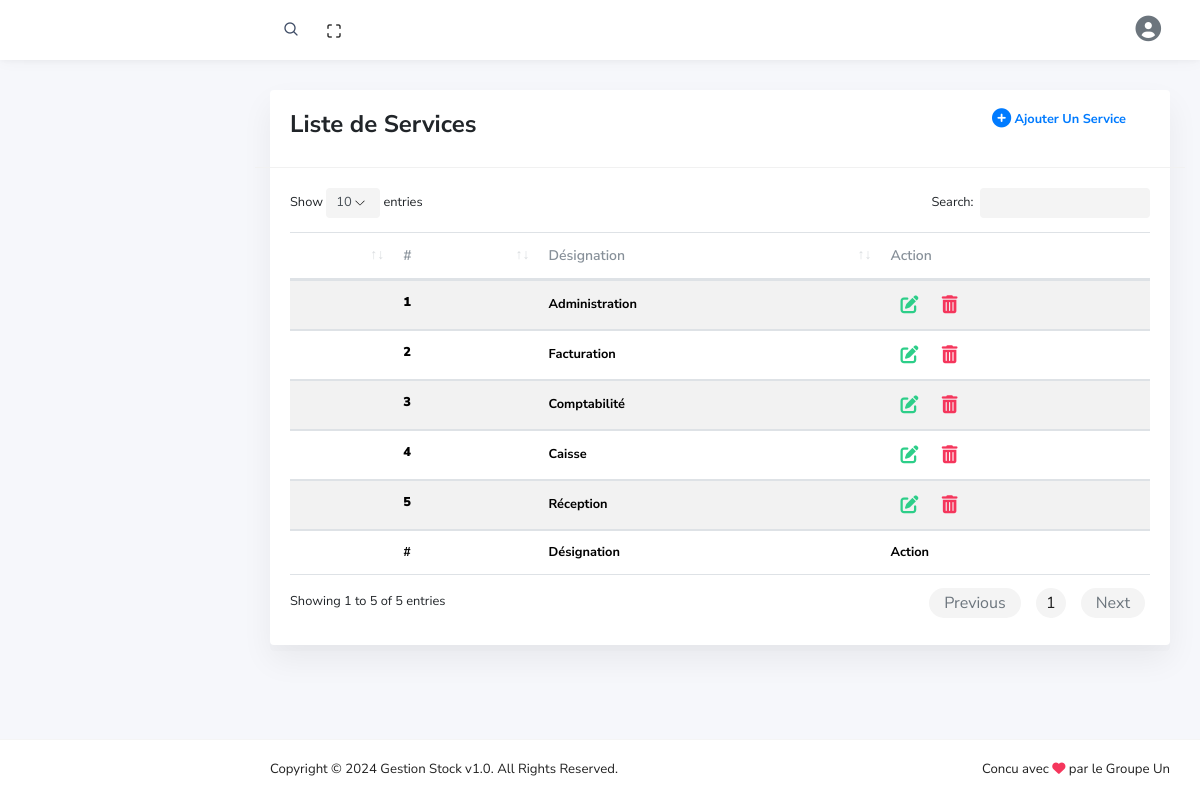
The page /page/Services.php (signed in) on the database as committed earlier.
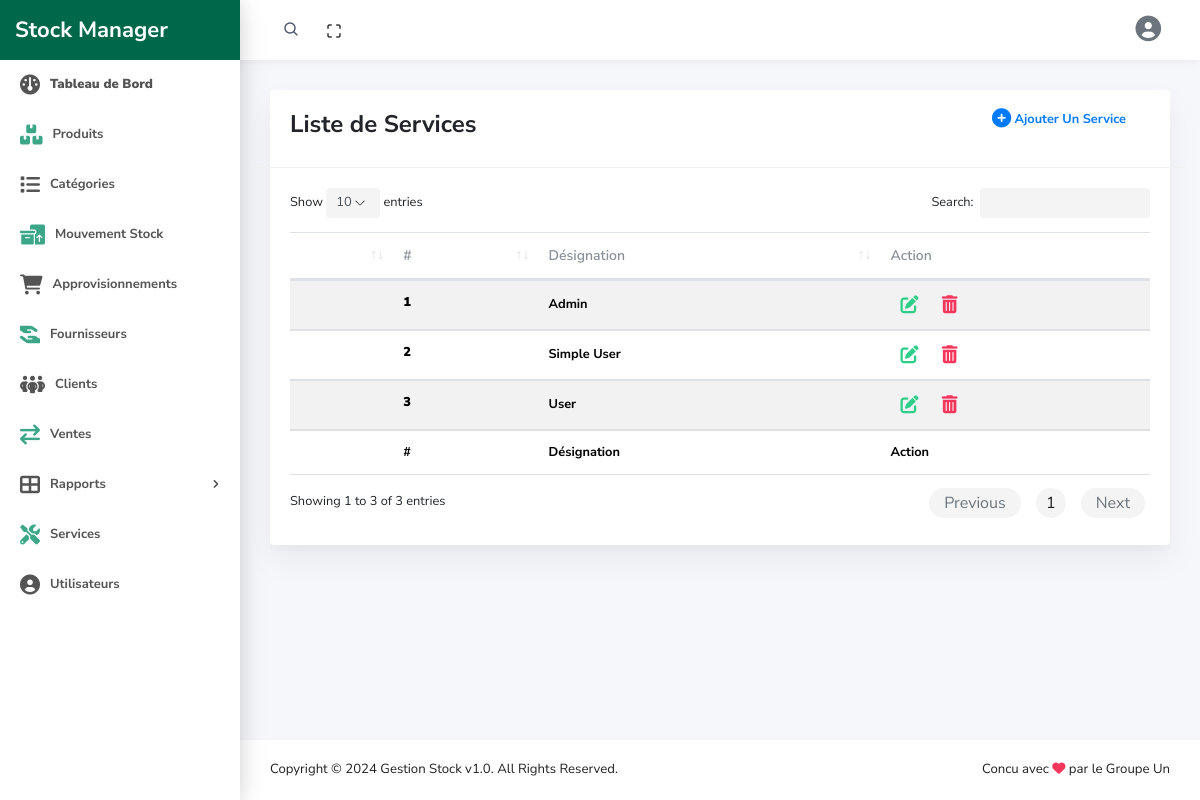
The same page on the database as committed later.
### tables this page shows
CREATE TABLE `tservice` (
  `CODESERVICE` int(11) NOT NULL,
  `DESIGNATION` varchar(50) DEFAULT NULL
);

### Model/ClsService.php (called while the page is built, shortened)
<?php
class services
{
    public function afficher()
    {
        $con = new db_connection();
        $connect = $con->openconnection();
        try {
            $stmt = $connect->prepare("SELECT * FROM `tservice`");
            $stmt->execute();
            return $stmt->fetchAll();
        } catch (Exception $e) {
            return $e->getMessage();
        }
    }
}

### page/Services.php (the view, shortened to what this page needs)
<!doctype html>
<html class="no-js" lang="en">
<head>
    <?php
    include '../include/head.php';
    require('../Model/ClsService.php');
    $data = new services();
    $all = $data->afficher();
    ?>
</head>
<body>
    <div class="wrapper">
        <header class="header-top" header-theme="light">
            <?php
            include('../include/header.php');
            ?>
        </header>
        <div class="page-wrap">
            <?php
            include('../include/sidebar.php');
            ?>
            <div class="main-content">
                <div class="container-fluid">
                    <div class="card">
                        <div class="card-header row">
                            <div class="col col-sm-12">
                                <div class="card-options d-inline-block">
                                    <h4><b>Liste de Services</b></h4>
                                </div>
                                <div class=" float-right px-4">
                                    <a class="text-primary" href="" data-toggle="modal" data-target="#exampleModalCenter"> <span><b>Ajouter
                                                Un Service</b>
                                        </span></a>
                                </div>
                            </div>
                        </div>
                        <div class="card-body">
                            <div class=" table-responsive">
                                <table id="order-table" class="table table-striped  nowrap">
                                    <thead>
                                        <tr>
                                            <th></th>
                                            <th>#</th>
                                            <th>Désignation</th>
                                            <th>Action</th>
                                        </tr>
                                    </thead>
                                    <tbody>
                                        <?php
                                        $numero = 1;
                                        foreach ($all as $key => $val) {
                                        ?>
                                            <tr>
                                                <th></th>
                                                <th scope="row"><b><?= $numero ?></b></th>
                                                <td><b><?= $val['DESIGNATION'] ?></b></td>
                                                <td><span data-id='<?= $val['CODESERVICE'] ?>' class="badge elementinfo "></span>
                                                    <span data-id='<?= $val['CODESERVICE'] ?>' class="badge elementinfo "></span>
                                                </td>
                                            </tr>
                                        <?php
                                            $numero++;
                                        }
                                        ?>
                                    </tbody>
                                    <tfoot>
                                        <tr>
                                            <th></th>
                                            <th>#</th>
                                            <th>Désignation</th>
                                            <th>Action</th>
                                        </tr>
                                    </tfoot>
                                </table>
                            </div>
                        </div>
                    </div>
                </div>
            </div>
            <?php
            include('../include/footer.php');
            ?>
        </div>
    </div>
</body>
</html>

### include/head.php (shortened to what this page needs)
<link rel="stylesheet" href="https://cdn.jsdelivr.net/npm/bootstrap@5.3.3/dist/css/bootstrap.min.css">
<link rel="stylesheet" href="../plugins/bootstrap/dist/css/bootstrap.min.css">
<link rel="stylesheet" href="../plugins/fontawesome/css/all.min.css">
<link rel="stylesheet" href="../plugins/ionicons/dist/css/ionicons.min.css">
<link rel="stylesheet" href="../plugins/icon-kit/dist/css/iconkit.min.css">
<link rel="stylesheet" href="../plugins/perfect-scrollbar/css/perfect-scrollbar.css">
<link rel="stylesheet" href="../plugins/datatables.net-bs4/css/dataTables.bootstrap4.min.css">
<link rel="stylesheet" href="../dist/css/theme.min.css">

### include/header.php (shortened to what this page needs)
<div class="container-fluid">
    <div class="d-flex justify-content-between">
        <div class="top-menu d-flex align-items-center">
            <div class="header-search">
                <div class="input-group">
                    <input type="text" class="form-control">
                    <span class="input-group-addon search-btn"><i class="ik ik-search"></i></span>
                </div>
            </div>
            <button type="button" id="navbar-fullscreen" class="nav-link"><i class="ik ik-maximize"></i></button>
        </div>
        <div class="top-menu d-flex align-items-center">
            <div class="dropdown mr-4">
                <a class="dropdown-toggle" href="#" id="userDropdown" role="button" data-toggle="dropdown"
                    aria-haspopup="true" aria-expanded="false"><i fa
                        class="fa fa-user-circle fa-2x text-secondary"></i></a>
            </div>
        </div>
    </div>
</div>

### include/footer.php
<footer class="footer fixed-bottom ">
    <div class="w-100 clearfix">
        <span class="text-center text-sm-left d-md-inline-block">Copyright © <?php echo date("Y"); ?> Gestion Stock
            v1.0. All
            Rights
            Reserved.</span>
        <span class="float-none float-sm-right mt-1 mt-sm-0 text-center">Concu avec <i
                class="fa fa-heart text-danger"></i> par <a href="http://lavalite.org/" class="text-dark"
                target="_blank">le Groupe Un</a></span>
    </div>
</footer>

### include/sidebar.php (shortened to what this page needs)
<?php
if ($_SESSION['SERVICE'] == "Admin") {
?>
<div class="app-sidebar">
    <div class="sidebar-header" style="background-color: #00684A;">
        <a class="header-brand" href="../page/dashboard.php">
            <span class="text text-white">Stock Manager</span>
        </a>
    </div>
    <div class="sidebar-content ">
        <div class="nav-container">
            <nav id="main-menu-navigation" class="navigation-main fw-bold ">
                <div class="nav-item">
                    <a id="myLink" href="../page/dashboard.php"><i class="fa fa-dashboard fa-2x "></i><span><b>Tableau
                                de
                                Bord</b></span></a>
                </div>
                <div class="nav-item">
                    <a id="myLink" href="../page/Produit.php"><i class="fa-solid fa-boxes-stacked fa-1x "
                            style="color: #3CA788;"></i><span>Produits</span></a>
                </div>
                <div class=" nav-item">
                    <a id="myLink" href="../page/Categorie.php"><i
                            class="fa-solid fa-list fa-1x"></i><span>Catégories</span></a>
                </div>
                <div class="nav-item">
                    <a id="myLink" href="../page/Mouvement.php"><i class="fa-solid fa-boxes-packing fa-1x"
                            style="color: #3CA788;"></i><span>Mouvement
                            Stock</span></a>
                </div>
                <div class="nav-item">
                    <a id="myLink" href="../page/Approvisionnement.php"><i
                            class="fa-solid fa-cart-shopping fa-1x"></i><span>Approvisionnements</span></a>
                </div>
                <div class="nav-item">
                    <a id="myLink" href="../page/Fournisseur.php"><i class="fa fa-hand-holding-hand fa-1x"
                            style="color: #3CA788;"></i><span>Fournisseurs</span></a>
                </div>
                <div class="nav-item">
                    <a id="myLink" href="../page/Client.php"><i
                            class="fa fa-people-group fa-1x"></i><span>Clients</span></a>
                </div>
                <div class="nav-item">
                    <a id="myLink" href="../page/Vente.php"><i class="fa fa-exchange fa-1x"
                            style="color: #3CA788;"></i><span>Ventes</span></a>
                </div>
                <div class="nav-item has-sub">
                    <a href="#"><i class="fa fa-table-cells-large "></i><span>Rapports</span></a>
                </div>
                <div class="nav-item">
                    <a id="myLink" href="../page/Services.php"><i class="fa fa-tools fa-1x"
                            style="color: #3CA788;"></i><span>Services</span></a>
                </div>
                <div class="nav-item mb-5">
                    <a id="myLink" href="../page/Utilisateur.php"><i
                            class="fa fa-user-circle fa-1x"></i><span>Utilisateurs</span></a>
                </div>
            </nav>
        </div>
    </div>
</div>
<?php
} else if ($_SESSION['SERVICE'] == 'User') {
?>
<div class="app-sidebar">
    <div class="sidebar-header" style="background-color: #00684A;">
        <a class="header-brand" href="../page/dashboard.php">
            <span class="text text-white">Stock Manager</span>
        </a>
    </div>
    <div class="sidebar-content mt-2">
        <div class="nav-container">
            <nav id="main-menu-navigation" class="navigation-main fw-bold" style="color: black;">
                <div class="nav-item">
                    <a id="myLink" href="../page/dashboard.php"><i class="fa fa-dashboard fa-2x "></i><span><b>Tableau
                                de
                                Bord</b></span></a>
                </div>
                <div class="nav-item">
                    <a id="myLink" href="../page/Produit.php"><i class="fa-solid fa-boxes-stacked fa-1x "
                            style="color: #3CA788;"></i><span>Produits</span></a>
                </div>
                <div class=" nav-item">
                    <a id="myLink" href="../page/Categorie.php"><i
                            class="fa-solid fa-list fa-1x"></i><span>Catégories</span></a>
                </div>
                <div class="nav-item">
                    <a id="myLink" href="../page/Approvisionnement.php"><i class="fa-solid fa-cart-shopping fa-1x"
                            style="color: #3CA788;"></i><span>Approvisionnements</span></a>
                </div>
                <div class="nav-item">
                    <a id="myLink" href="../page/Fournisseur.php"><i
                            class="fa fa-hand-holding-hand fa-1x"></i><span>Fournisseurs</span></a>
                </div>
            </nav>
        </div>
    </div>
</div>
<?php
} else if ($_SESSION['SERVICE'] == 'Simple User') {
?>
<div class="app-sidebar">
    <div class="sidebar-header" style="background-color: #00684A;">
        <a class="header-brand" href="../page/dashboard.php">
            <span class="text text-white">Stock Manager</span>
        </a>
    </div>
    <div class="sidebar-content mt-2">
        <div class="nav-container">
            <nav id="main-menu-navigation" class="navigation-main fw-bold">
                <div class="nav-item">
                    <a id="myLink" href="../page/dashboard.php"><i class="fa fa-dashboard fa-2x "></i><span><b>Tableau
                                de
                                Bord</b></span></a>
                </div>
                <div class="nav-item">
                    <a id="myLink" href="../page/Mouvement.php"><i class="fa-solid fa-boxes-packing fa-1x"
                            style="color: #3CA788;"></i><span>Mouvement
                            Stock</span></a>
                </div>
                <div class="nav-item">
                    <a id="myLink" href="../page/Client.php"><i
                            class="fa fa-people-group fa-1x"></i><span>Clients</span></a>
                </div>
                <div class="nav-item has-sub">
                    <a href="#"><i class="fa fa-table-cells-large "
                            style="color: #3CA788;"></i><span>Rapports</span></a>
                    <div class="submenu-content">
                        <a href="../page/rapportVente.php" class="menu-item">Vente</a>
                    </div>
                </div>
            </nav>
        </div>
    </div>
</div>
<?php
}
?>

Rows that differ between the two databases and show on the page:
removed tservice: DESIGNATION "Caisse"
removed tservice: DESIGNATION "Réception"
changed tservice: DESIGNATION "Administration" → "Admin"
changed tservice: DESIGNATION "Facturation" → "Simple User"
changed tservice: DESIGNATION "Comptabilité" → "User"
Other text that changed with them:
text written by a page script: "Show entries Search: Showing 1 to 5 of 5 entries Previous 1 Next" → "Show entries Search: Showing 1 to 3 of 3 entries Previous 1 Next"
text now shown: "Stock Manager Tableau de Bord Produits Catégories Mouvement Stock Approvisionnements Fournisseurs Clients Ventes Rapports Services Utilisateurs"
